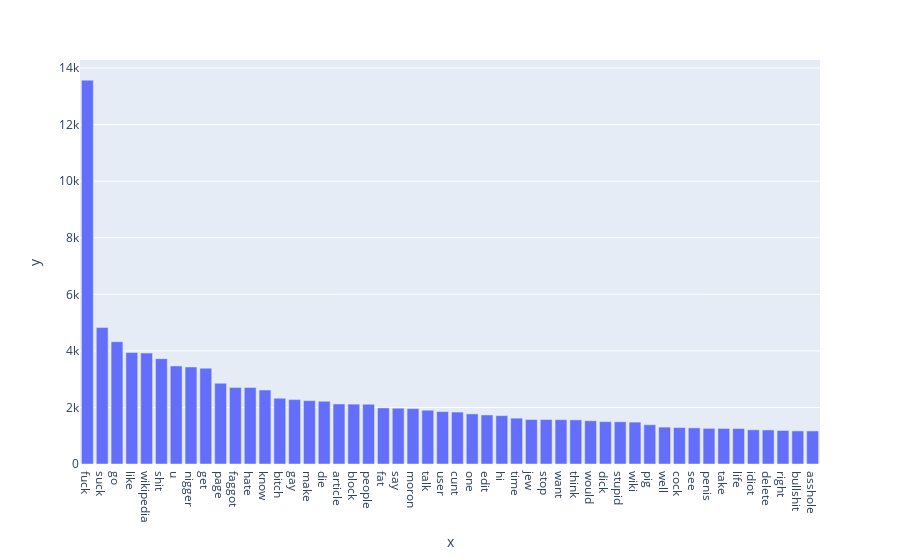

The code cell stored with this chart in its notebook:
### Markdown cell above
<p style="font-size:18px;"> The bar plot displays the most commonly occurring words along with their frequency of appearance in toxic sentences.
</p>

### Code cell
px.bar( x=[x[0] for x in most_common_words], y=[x[1] for x in most_common_words])

### Figure 1 — Plotly figure (JSON) as saved in the notebook; plotly's stock layout.template omitted (floating-point values rounded to 4 significant figures)
{"data": [{"alignmentgroup": "True", "hovertemplate": "x=%{x}<br>y=%{y}<extra></extra>", "legendgroup": "", "marker": {"color": "#636efa", "pattern": {"shape": ""}}, "name": "", "offsetgroup": "", "orientation": "v", "showlegend": false, "textposition": "auto", "type": "bar", "x": ["fuck", "suck", "go", "like", "wikipedia", "shit", "u", "nigger", "get", "page", "faggot", "hate", "know", "bitch", "gay", "make", "die", "article", "block", "people", "fat", "say", "moron", "talk", "user", "cunt", "one", "edit", "hi", "time", "jew", "stop", "want", "think", "would", "dick", "stupid", "wiki", "pig", "well", "cock", "see", "penis", "take", "life", "idiot", "delete", "right", "bullshit", "asshole"], "xaxis": "x", "y": [13571, 4824, 4324, 3942, 3922, 3726, 3467, 3432, 3388, 2856, 2709, 2704, 2616, 2326, 2277, 2240, 2219, 2123, 2117, 2113, 1982, 1973, 1959, 1902, 1853, 1837, 1772, 1734, 1711, 1621, 1572, 1572, 1568, 1561, 1529, 1499, 1493, 1481, 1389, 1304, 1289, 1278, 1260, 1257, 1255, 1209, 1204, 1186, 1170, 1169], "yaxis": "y"}], "layout": {"autosize": true, "barmode": "relative", "legend": {"tracegroupgap": 0}, "margin": {"t": 60}, "xaxis": {"anchor": "y", "autorange": true, "domain": [0, 1], "range": [-0.5, 49.5], "title": {"text": "x"}, "type": "category"}, "yaxis": {"anchor": "x", "autorange": true, "domain": [0, 1], "range": [0, 14290.0], "title": {"text": "y"}, "type": "linear"}}}
